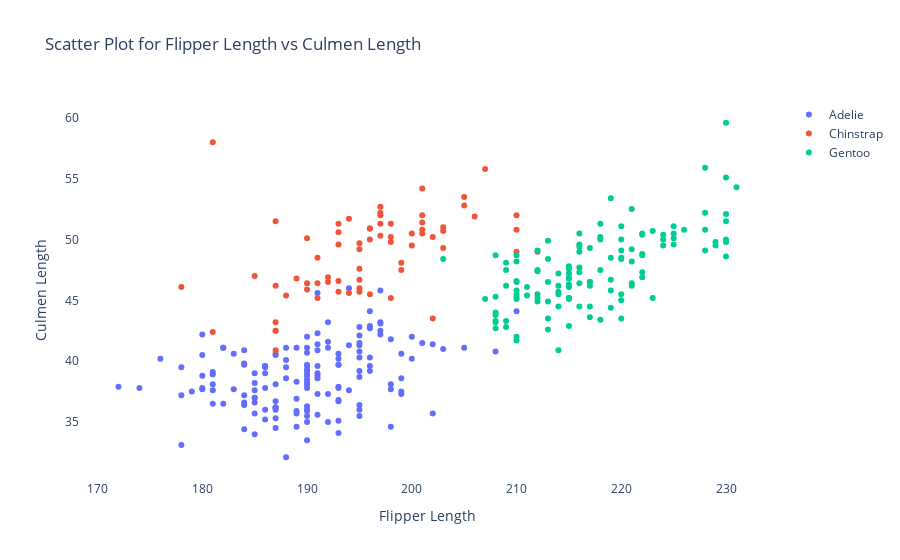

Write notebook code for a chart like this one.
### Markdown cell above
### Joint Distributions

### Code cell
fig = go.Figure()
grouped = df.groupby('species')

for species, group in grouped:
    fig.add_trace(
        go.Scatter(x=group['flipper_length'],
                   y=group['culmen_length'],
                   mode='markers',
                  name=species
                  )
    )

fig.update_layout(
    title='Scatter Plot for Flipper Length vs Culmen Length',
    paper_bgcolor='rgba(0,0,0,0)',
    plot_bgcolor='rgba(0,0,0,0)',
    xaxis_title='Flipper Length',
    yaxis_title='Culmen Length'
)

fig.show()
